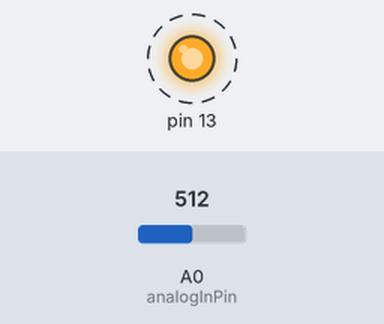
The sketch below on a simulated Arduino Uno, built with avr-gcc and run on an emulated ATmega328P. Shown: output pins drawn as LEDs (lit = HIGH). Dashed ring = blinking. Inputs (shaded band) come from the test bench; at power-on: A0 (analogInPin) = 512. What the sketch prints to the serial monitor is not drawn.

Above: at 0.2 s.
Timing chart, 0 to 3.0 s (numbered marks = the images above):
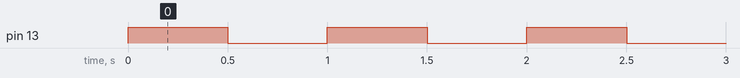

Measured:
- by itself, pin 13: alternates HIGH for 0.50 s and LOW for 0.50 s

The sketch:

tempSensor.ino
```cpp
const int analogInPin = A0; // analog IO
float tempSensorValue = 0; // temp sensor data

void setup() {
  // put your setup code here, to run once:
  pinMode(13, OUTPUT);
  Serial.begin(9600);
  }

void loop() {
  // put your main code here, to run repeatedly:
  digitalWrite(13, HIGH);
  tempSensorValue = analogRead(analogInPin);
  tempSensorValue = tempSensorValue * 5000/1023 * 1/10;
  Serial.println(tempSensorValue, 1);
  delay(500);
  digitalWrite(13, LOW);
  delay(500);
  }
```
